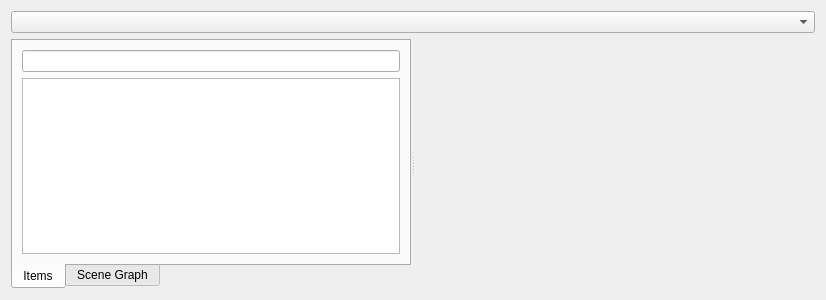
<?xml version="1.0" encoding="UTF-8"?>
<ui version="4.0">
 <class>GammaRay::QuickInspectorWidget</class>
 <widget class="QWidget" name="GammaRay::QuickInspectorWidget">
  <property name="geometry">
   <rect>
    <x>0</x>
    <y>0</y>
    <width>813</width>
    <height>300</height>
   </rect>
  </property>
  <layout class="QVBoxLayout" name="verticalLayout_6">
   <item>
    <widget class="QComboBox" name="windowComboBox"/>
   </item>
   <item>
    <widget class="QSplitter" name="mainSplitter">
     <property name="orientation">
      <enum>Qt::Horizontal</enum>
     </property>
     <widget class="QSplitter" name="previewTreeSplitter">
      <property name="orientation">
       <enum>Qt::Vertical</enum>
      </property>
      <widget class="QTabWidget" name="tabWidget">
       <property name="minimumSize">
        <size>
         <width>400</width>
         <height>0</height>
        </size>
       </property>
       <property name="tabPosition">
        <enum>QTabWidget::South</enum>
       </property>
       <property name="currentIndex">
        <number>0</number>
       </property>
       <widget class="QWidget" name="itemsTab">
        <attribute name="title">
         <string>Items</string>
        </attribute>
        <layout class="QVBoxLayout" name="verticalLayout">
         <item>
          <widget class="QLineEdit" name="itemTreeSearchLine"/>
         </item>
         <item>
          <widget class="QTreeView" name="itemTreeView">
           <property name="contextMenuPolicy">
            <enum>Qt::CustomContextMenu</enum>
           </property>
           <property name="indentation">
            <number>10</number>
           </property>
           <property name="uniformRowHeights">
            <bool>true</bool>
           </property>
           <attribute name="headerShowSortIndicator" stdset="0">
            <bool>true</bool>
           </attribute>
          </widget>
         </item>
        </layout>
       </widget>
       <widget class="QWidget" name="sceneGraphTab">
        <attribute name="title">
         <string>Scene Graph</string>
        </attribute>
        <layout class="QVBoxLayout" name="verticalLayout_2">
         <item>
          <widget class="QLineEdit" name="sgTreeSearchLine"/>
         </item>
         <item>
          <widget class="QTreeView" name="sgTreeView">
           <property name="indentation">
            <number>10</number>
           </property>
           <property name="uniformRowHeights">
            <bool>true</bool>
           </property>
           <attribute name="headerShowSortIndicator" stdset="0">
            <bool>true</bool>
           </attribute>
          </widget>
         </item>
        </layout>
       </widget>
      </widget>
     </widget>
     <widget class="QStackedWidget" name="stackedWidget">
      <widget class="QWidget" name="page_13">
       <layout class="QVBoxLayout" name="verticalLayout_3">
        <property name="leftMargin">
         <number>0</number>
        </property>
        <property name="topMargin">
         <number>0</number>
        </property>
        <property name="rightMargin">
         <number>0</number>
        </property>
        <property name="bottomMargin">
         <number>0</number>
        </property>
        <item>
         <widget class="GammaRay::PropertyWidget" name="itemPropertyWidget" native="true">
          <property name="minimumSize">
           <size>
            <width>400</width>
            <height>100</height>
           </size>
          </property>
         </widget>
        </item>
       </layout>
      </widget>
      <widget class="QWidget" name="page_14">
       <layout class="QVBoxLayout" name="verticalLayout_4">
        <property name="leftMargin">
         <number>0</number>
        </property>
        <property name="topMargin">
         <number>0</number>
        </property>
        <property name="rightMargin">
         <number>0</number>
        </property>
        <property name="bottomMargin">
         <number>0</number>
        </property>
        <item>
         <widget class="GammaRay::PropertyWidget" name="sgPropertyWidget" native="true">
          <property name="minimumSize">
           <size>
            <width>400</width>
            <height>0</height>
           </size>
          </property>
         </widget>
        </item>
       </layout>
      </widget>
     </widget>
    </widget>
   </item>
  </layout>
 </widget>
 <customwidgets>
  <customwidget>
   <class>GammaRay::PropertyWidget</class>
   <extends>QWidget</extends>
   <header location="global">ui/propertywidget.h</header>
   <container>1</container>
  </customwidget>
 </customwidgets>
 <resources/>
 <connections>
  <connection>
   <sender>tabWidget</sender>
   <signal>currentChanged(int)</signal>
   <receiver>stackedWidget</receiver>
   <slot>setCurrentIndex(int)</slot>
   <hints>
    <hint type="sourcelabel">
     <x>188</x>
     <y>122</y>
    </hint>
    <hint type="destinationlabel">
     <x>381</x>
     <y>163</y>
    </hint>
   </hints>
  </connection>
 </connections>
</ui>
